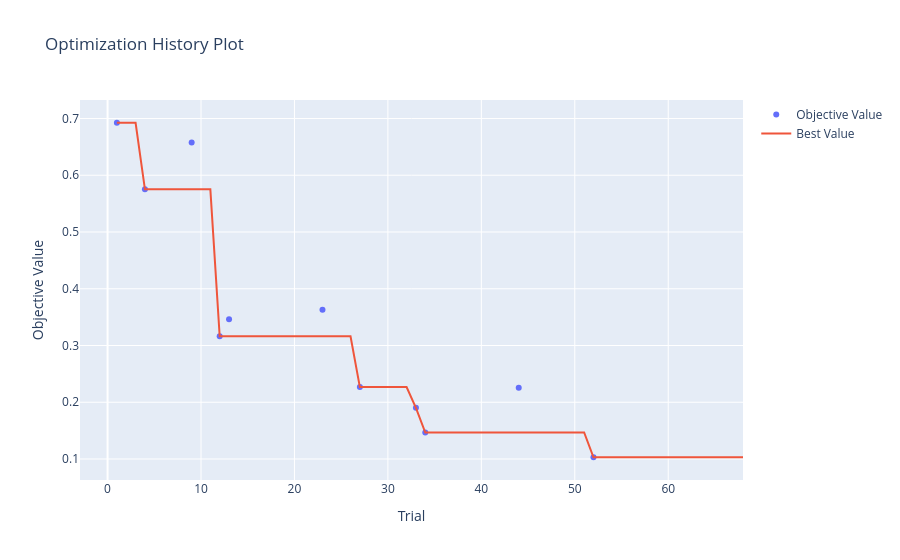

The notebook cell this image was saved under:
### Code cell
plot_optimization_history(study)

### Figure 1 — Plotly figure (JSON) as saved in the notebook; plotly's stock layout.template omitted (floating-point values rounded to 4 significant figures)
{"data": [{"mode": "markers", "name": "Objective Value", "type": "scatter", "x": [1, 4, 9, 12, 13, 23, 27, 33, 34, 44, 52], "y": [0.6925, 0.5751, 0.6576, 0.3162, 0.3462, 0.3631, 0.2267, 0.1903, 0.1467, 0.2257, 0.1031]}, {"mode": "lines", "name": "Best Value", "type": "scatter", "x": [0, 1, 2, 3, 4, 5, 6, 7, 8, 9, 10, 11, 12, 13, 14, 15, 16, 17, 18, 19, 20, 21, 22, 23, 24, 25, 26, 27, 28, 29, 30, 31, 32, 33, 34, 35, 36, 37, 38, 39, 40, 41, 42, 43, 44, 45, 46, 47, 48, 49, 50, 51, 52, 53, 54, 55, 56, 57, 58, 59, 60, 61, 62, 63, 64, 65, 66, 67, 68], "y": [null, 0.6925, 0.6925, 0.6925, 0.5751, 0.5751, 0.5751, 0.5751, 0.5751, 0.5751, 0.5751, 0.5751, 0.3162, 0.3162, 0.3162, 0.3162, 0.3162, 0.3162, 0.3162, 0.3162, 0.3162, 0.3162, 0.3162, 0.3162, 0.3162, 0.3162, 0.3162, 0.2267, 0.2267, 0.2267, 0.2267, 0.2267, 0.2267, 0.1903, 0.1467, 0.1467, 0.1467, 0.1467, 0.1467, 0.1467, 0.1467, 0.1467, 0.1467, 0.1467, 0.1467, 0.1467, 0.1467, 0.1467, 0.1467, 0.1467, 0.1467, 0.1467, 0.1031, 0.1031, 0.1031, 0.1031, 0.1031, 0.1031, 0.1031, 0.1031, 0.1031, 0.1031, 0.1031, 0.1031, 0.1031, 0.1031, 0.1031, 0.1031, 0.1031]}, {"marker": {"color": "#cccccc"}, "mode": "markers", "name": "Infeasible Trial", "showlegend": false, "type": "scatter", "x": [], "y": []}], "layout": {"title": {"text": "Optimization History Plot"}, "xaxis": {"title": {"text": "Trial"}}, "yaxis": {"title": {"text": "Objective Value"}}}}
